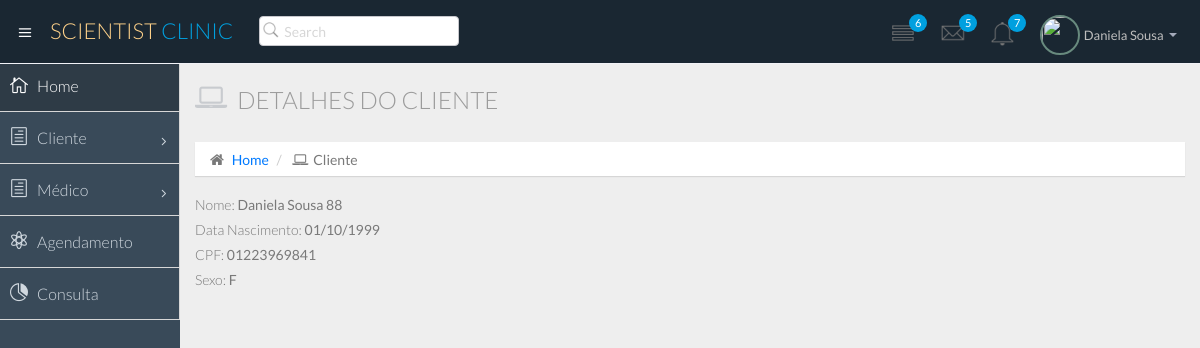
/atendimento/cliente/1/, run on an earlier commit of the app's database.
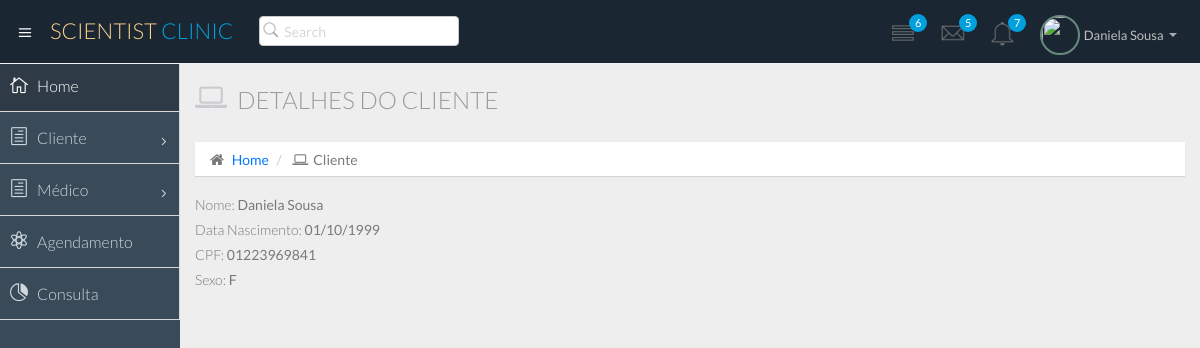
And on a later commit of the database.
### atendimento/models.py (models this page shows)
class Cliente(models.Model):
    nome = models.CharField(max_length=50)
    dt_nasc = models.DateField()
    cpf = models.CharField(max_length=11)
    sexo = models.CharField(max_length=1)

### atendimento/views.py (the view)
# urls.py: path('cliente/<int:cliente_id>/', views.cliente_show),
def cliente_show(request, cliente_id):
    cliente = Cliente.objects.get(pk=cliente_id)
    return render(request, 'cliente/show.html', {'cliente': cliente})

### atendimento/templates/cliente/show.html
{% extends "base.html" %} {% block daniela %}
<div class="row">
    <div class="col-lg-12">
        <h3 class="page-header">
            <i class="fa fa-laptop"></i>Detalhes do Cliente</h3>
        <ol class="breadcrumb">
            <li>
                <i class="fa fa-home"></i>
                <a href="/atendimento/">Home</a>
            </li>
            <li>
                <i class="fa fa-laptop"></i>Cliente</li>
        </ol>
    </div>
</div>
<div class="row">
    <div class="col-md-12 ">
        <div>
            <label>Nome: </label>
            {{cliente.nome}}
        </div>
        <div>
            <label>Data Nascimento: </label>
            {{cliente.dt_nasc | date:"d/m/Y"}}
        </div>
        <div>
            <label>CPF: </label>
            {{cliente.cpf}}
        </div>
        <div>
            <label>Sexo: </label>
            {{cliente.sexo}}
        </div>
    </div>
</div>
{% endblock %}

What changed in the data, as far as the page shows it:
changed Cliente: nome "Daniela Sousa 88" → "Daniela Sousa"
